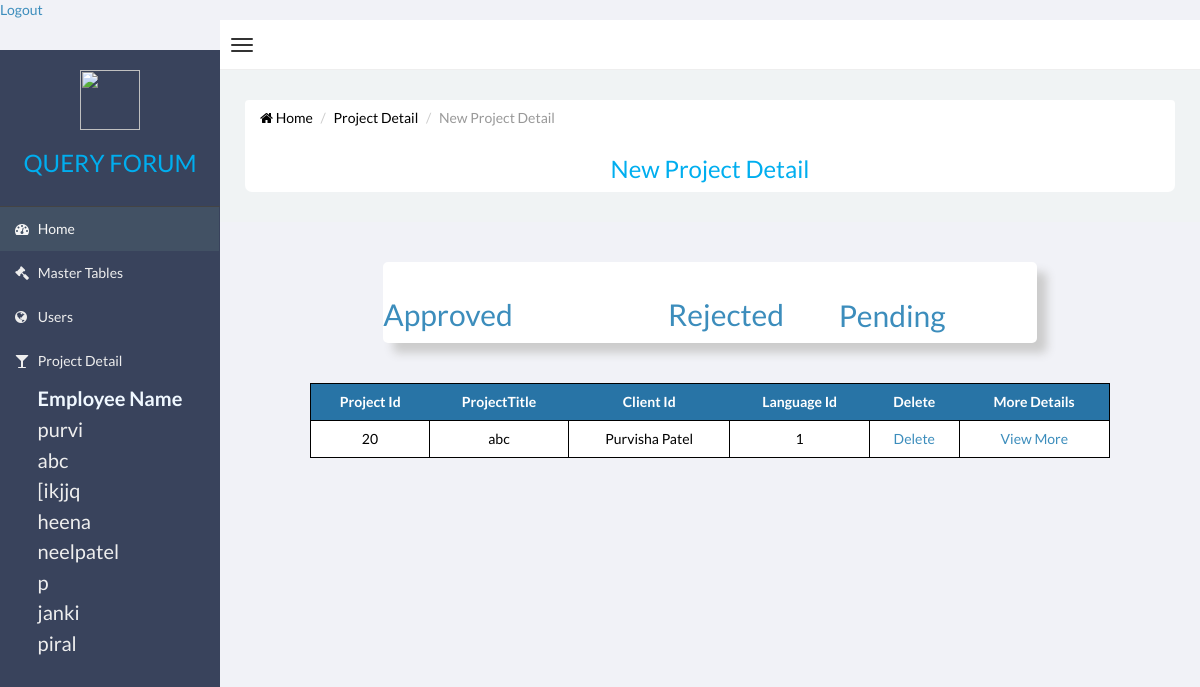
Screenshot of /web/project/newproject.php with the database file from the repository.
### tables this page shows
CREATE TABLE `employeemaster` (
  `EmployeeId` int(11) NOT NULL,
  `EmployeeName` varchar(20) NOT NULL,
  `Address` text NOT NULL,
  `ContactNo` int(11) NOT NULL,
  `CityId` int(11) NOT NULL,
  `UserName` varchar(20) NOT NULL
);

CREATE TABLE `projectmaster` (
  `ProjectId` int(11) NOT NULL,
  `ProjectTitle` varchar(30) NOT NULL,
  `LogoURL` varchar(100) NOT NULL,
  `ClientId` int(11) NOT NULL,
  `LanguageId` int(11) NOT NULL,
  `ProjectDetail` text NOT NULL,
  `StartDate` date NOT NULL,
  `EndDate` date NOT NULL,
  `RequestDate` date NOT NULL,
  `Status` varchar(20) NOT NULL
);

CREATE TABLE `clientmaster` (
  `ClientId` int(11) NOT NULL,
  `Name` varchar(20) NOT NULL,
  `Address` text NOT NULL,
  `Pincode` int(11) NOT NULL,
  `StateId` int(11) NOT NULL,
  `CountryId` int(11) NOT NULL,
  `EmailId` varchar(100) NOT NULL,
  `Status` int(11) NOT NULL
);

### web/project/newproject.php (the view, shortened to what this page needs)
<!DOCTYPE html PUBLIC "-//W3C//DTD XHTML 1.0 Transitional//EN" "http://www.w3.org/TR/xhtml1/DTD/xhtml1-transitional.dtd">
<html xmlns="http://www.w3.org/1999/xhtml">
<head>
	<link rel="stylesheet" type="text/css" href="css/admin.css">
    <link href="css/bootstrap.min.css" rel="stylesheet" type="text/css" />
    <link href="css/font-awesome.min.css" rel="stylesheet" type="text/css" />
    <link href="css/ionicons.min.css" rel="stylesheet" type="text/css" />
    <link href="css/morris/morris.css" rel="stylesheet" type="text/css" />
    <link href="css/jvectormap/jquery-jvectormap-1.2.2.css" rel="stylesheet" type="text/css" />
    <link href="css/datepicker/datepicker3.css" rel="stylesheet" type="text/css" />
    <link href="css/daterangepicker/daterangepicker-bs3.css" rel="stylesheet" type="text/css" />
    <link href="css/iCheck/all.css" rel="stylesheet" type="text/css" />
    <link href="css/style.css" rel="stylesheet" type="text/css" />
<?php
	$ProjectId=$ProjectTitle=$LogoURL=$ClientId=$LanguageId=$ProjectDetail=$StartDate=$EndDate=$RequestDate="";
	?>
</head>
 <body class="skin-black   ">
        <header class="header">
           <a href="../employee/login.php">Logout</a>
            <nav class="navbar navbar-static-top" role="navigation">
                <a href="#" class="navbar-btn sidebar-toggle" data-toggle="offcanvas" role="button">
                    <span class="icon-bar"></span>
                    <span class="icon-bar"></span>
                    <span class="icon-bar"></span>
                </a>
                    </nav>
                </header>
                <div class="wrapper row-offcanvas row-offcanvas-left">
                    <aside class="left-side sidebar-offcanvas">
                        <section class="sidebar">
							<div class="row logomargin">
							<center>
							<img src="image/logo.png" height="60px" width="60px" />
								<h3 class="logofont">QUERY FORUM</h3>
							</center>
							</div>
                            <ul class="sidebar-menu">
                                <li class="active">
                                    <a href="../index.php">
                                        <i class="fa fa-dashboard"></i> <span>Home</span>
                                    </a>
                                </li>
                                <li>
                                    <a href="../Master/mainmasterpage.php">
                                        <i class="fa fa-gavel"></i> <span>Master Tables</span>
                                    </a>
                                </li>
                                <li>
                                    <a href="../user/mainuserpage.php">
                                        <i class="fa fa-globe"></i> <span>Users</span>
                                    </a>
                                </li>
                                <li>
                                    <a href="mainprojectpage.php">
                                        <i class="fa fa-glass"></i> <span>Project Detail</span>
                                     </a>
                                </li>
                            </ul>
                            <?php
							$qry = mysql_query("select EmployeeId,EmployeeName from employeemaster");
							echo "<center>";
							echo "<table>";
							echo "<th class='font'>Employee Name</th>";
							if($qry)
	  {
	     while($rw=mysql_fetch_assoc($qry))
		 {
		 extract($rw);
		 echo "<tr><td class='font'><a href='#' onclick=showPopup($EmployeeId,'".$EmployeeName."');>$EmployeeName</a></td></tr>";
		 }
	  }
							echo "</table>";
							echo "</center>";
							?>
                        </section>
                    </aside>
                    <aside class="right-side">
	  <section class="content">
			<div class="row bgwhite margin">
					<ul class="breadcrumb">
                                <li><a href="../index.php"><i class="fa fa-home"></i> Home</a></li>
                                <li><a href="mainprojectpage.php">Project Detail</a></li>
								<li class="logofont active">New Project Detail</li>
              </ul>
					<center><h3 class="logofont"> New Project Detail</h3></center>
	</div>
</section>
	<div class="col-xs-offset-2 col-lg-8">
		<div class="row bg">
			<div class="form-group">
                                   <div class="row">
                                   <div class="col-lg-4">  </div>
                                   <div class="col-lg-5"> </div>
                                   </div>
          </div>
								   <div class="row">
                                   	<div class="col-md-3"><a href="newprojectapprove.php"><h2 class="txtgreen">Approved</h2></a></div>
                                    <div class="col-md-2"></div>
                                    <div class="col-md-3"><a href="newprojectrejected.php"><h2 class="txtblue">Rejected</h2></a></div>
                                    <div class="col-md-2"></div>
                                    <div class="col-md-3"><a href="newprojectpending.php"><h2 class="txtred">Pending</h2></a></div>
                                    <div class="col-md-2"></div>
          </div>
	  </div>
  </div>
								<div class="show">
								  <?php
	 $qry= mysql_query("select * from projectmaster where status='-1'");
	 echo "<center>";
	  echo "<table>";
	  echo "<tr><th> Project Id </th><th> ProjectTitle </th><th> Client Id</th> <th>Language Id</th>
	 			 <th> Delete</th><th> More Details</th></tr>";
	  if($qry)
	  {
	     while($rw=mysql_fetch_assoc($qry))
		 {
		 extract($rw);
		 $qry3=mysql_query("select Name from clientmaster where ClientId=$ClientId");
		 $rw3 = mysql_fetch_row($qry3);
		 echo "<tr><td>$ProjectId</td><td>$ProjectTitle</td><td>".$rw3[0]."</td><td>$LanguageId</td>
		<td> <a href=?projectid=$ProjectId&flg=Delete>Delete </td>
		<td> <a href='newprojectmore.php?id=$ProjectId'> View More </a></td>
		</tr>";
		 }
	  }
      echo "</table>";
	  echo "</center>";
?>
         </div>
        </div>
</body>
</html>

### web/project/css/admin.css (style rules this page uses)
.logomargin { margin-top:20px; margin-bottom:20px; }
.logofont { color:#00AEEF; }
.margin { margin-left:30px; margin-right:30px; border-radius:7px; }
.bgwhite { background:#FFFFFF; }
.bg { margin-top:40px; background:#FFF; border-radius:5px; box-shadow: 10px 10px 10px #CCCCCC; margin-bottom:40px; }
.show table { border-collapse: collapse; width:800px; margin-bottom:20px; text-align-last:center; font-size:14px; color:#000000; }
.show table, .show tr,.show td { border: 1px solid black; vertical-align:middle; color:#000; text-align-last:center; }
.show tr { height:10px; }
.show th { text-align-last:center; background-color:#2874A6; color:#FFFFFF; }
.show tr,.show td,.show th { padding:8px; text-align:left; }
.show tr:nth-child(even) { background-color:#FFFFFF; }
.show1 table, .show tr,.show td { border: 1px solid black; vertical-align:middle; color:#000; }
.font { font-size:20px; color: aliceblue; }

### rows the page displays
employeemaster: EmployeeName "purvi"
employeemaster: EmployeeName "abc"
employeemaster: EmployeeName "[ikjjq"
employeemaster: EmployeeName "heena"
employeemaster: EmployeeName "neelpatel"
employeemaster: EmployeeName "p"
employeemaster: EmployeeName "janki"
employeemaster: EmployeeName "piral"
projectmaster: ProjectId "20", ProjectTitle "abc", ClientId.Name "Purvisha Patel", LanguageId "1"
